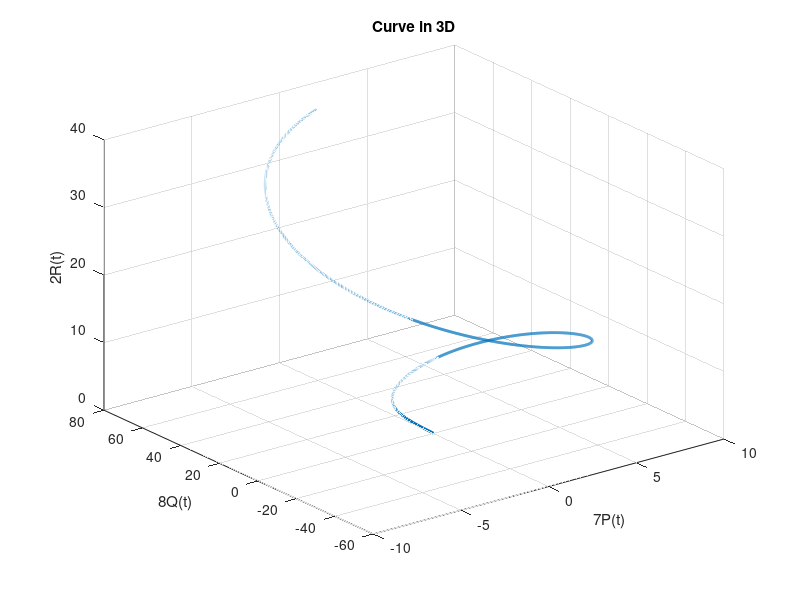
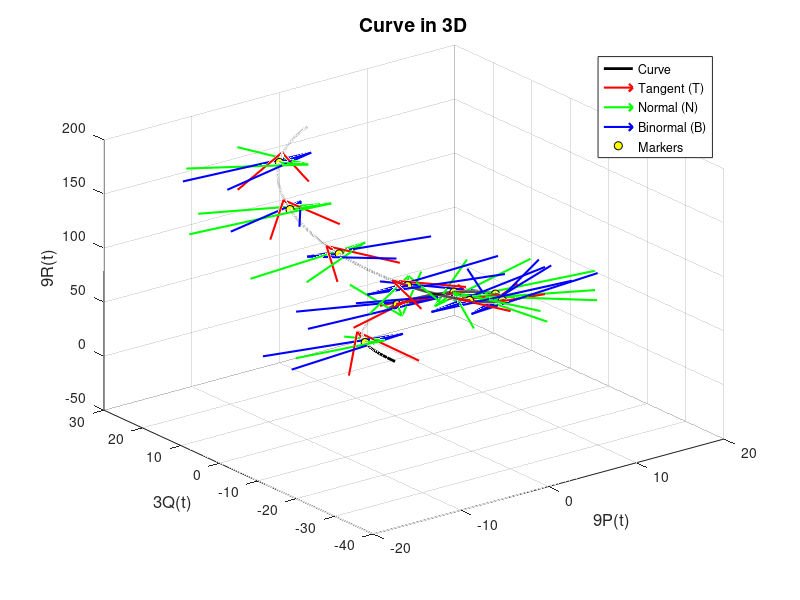

Reproduce these figures in MATLAB, in order.
data = load('curve-data.txt');
P = data(:, 1);
Q = data(:, 2);
R = data(:, 3);
t = data(:, 4);
rx = 7 * P;
ry = 8 * Q;
rz = 2 * R;

figure;
plot3(rx, ry, rz, 'LineWidth', 2);
title('Curve in 3D');
xlabel('7P(t)');
ylabel('8Q(t)');
zlabel('2R(t)');
grid on;
saveas(gcf, '3D_Curve_Plot.png');

rx = 9 * P;
ry = 3 * Q;
rz = 9 * R;
N = length(t);
Tx = zeros(N, 1);
Ty = zeros(N, 1);
Tz = zeros(N, 1);
Nx = zeros(N, 1);
Ny = zeros(N, 1);
Nz = zeros(N, 1);
Bx = zeros(N, 1);
By = zeros(N, 1);
Bz = zeros(N, 1);

for i = 1:N-1
    drx = rx(i+1) - rx(i);
    dry = ry(i+1) - ry(i);
    drz = rz(i+1) - rz(i);
    magT = sqrt(drx^2 + dry^2 + drz^2);
    magT = max(magT, eps);
    Tx(i) = drx / magT;
    Ty(i) = dry / magT;
    Tz(i) = drz / magT;
end
Tx(N) = Tx(N-1);
Ty(N) = Ty(N-1);
Tz(N) = Tz(N-1);

for i = 1:N-1
    dTx = Tx(i+1) - Tx(i);
    dTy = Ty(i+1) - Ty(i);
    dTz = Tz(i+1) - Tz(i);
    magN = sqrt(dTx^2 + dTy^2 + dTz^2);
    magN = max(magN, eps);
    Nx(i) = dTx / magN;
    Ny(i) = dTy / magN;
    Nz(i) = dTz / magN;
end
Nx(N) = Nx(N-1);
Ny(N) = Ny(N-1);
Nz(N) = Nz(N-1);

for i = 1:N
    B = cross([Tx(i), Ty(i), Tz(i)], [Nx(i), Ny(i), Nz(i)]);
    magB = sqrt(B(1)^2 + B(2)^2 + B(3)^2);
    magB = max(magB, eps);
    Bx(i) = B(1) / magB;
    By(i) = B(2) / magB;
    Bz(i) = B(3) / magB;
end

figure;
plot3(rx, ry, rz, 'k', 'LineWidth', 2);
hold on;
indices = 20:200:N;
scaleFactor = 5.0;
for i = indices
    quiver3(rx(i), ry(i), rz(i), Tx(i)*scaleFactor, Ty(i)*scaleFactor, Tz(i)*scaleFactor, 'r', 'LineWidth', 1.5, 'MaxHeadSize', 2);
    quiver3(rx(i), ry(i), rz(i), Nx(i)*scaleFactor, Ny(i)*scaleFactor, Nz(i)*scaleFactor, 'g', 'LineWidth', 1.5, 'MaxHeadSize', 2);
    quiver3(rx(i), ry(i), rz(i), Bx(i)*scaleFactor, By(i)*scaleFactor, Bz(i)*scaleFactor, 'b', 'LineWidth', 1.5, 'MaxHeadSize', 2);
    plot3(rx(i), ry(i), rz(i), 'ko', 'MarkerSize', 6, 'MarkerFaceColor', 'y');
end
title('Curve in 3D', 'FontSize', 14);
xlabel('9P(t)', 'FontSize', 12);
ylabel('3Q(t)', 'FontSize', 12);
zlabel('9R(t)', 'FontSize', 12);
grid on;
legend('Curve', 'Tangent (T)', 'Normal (N)', 'Binormal (B)', 'Markers', 'Location', 'best');
view(3);
saveas(gcf, 'Enhanced_3D_Curve_With_Vectors.png');
